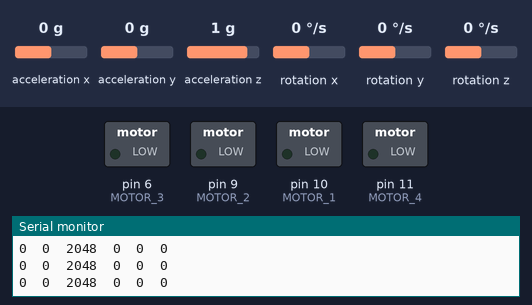
The sketch below on a simulated Arduino Uno, built with avr-gcc and run on an emulated ATmega328P. Shown: switched loads named in the sketch (green lamp = pin HIGH), the last lines printed to the serial monitor. Wiring (inferred from the names in the program): MPU-9250 motion sensor at I2C address 0x68. The inputs (shaded band) are chosen by the test bench; at power-on: acceleration x 0 g, acceleration y 0 g, acceleration z 1 g, rotation x 0 °/s, rotation y 0 °/s, rotation z 0 °/s.

Above: at 5.2 s.
5.3 s: acceleration x set to -0.2 g
At 5.9 s:
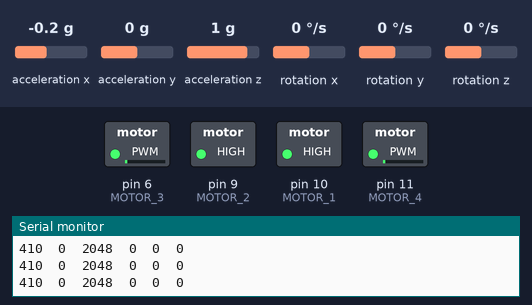
6.8 s: acceleration x set to 0.2 g
9.8 s: acceleration x set to 0.5 g
At 10.5 s:
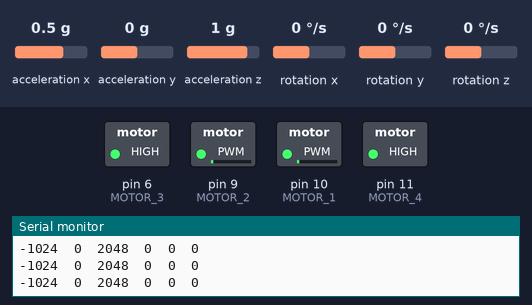
11.3 s: acceleration y set to -0.3 g
At 12.0 s:
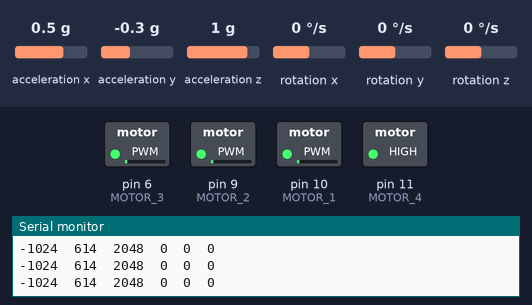
12.8 s: acceleration y set to 0.8 g
At 13.5 s:
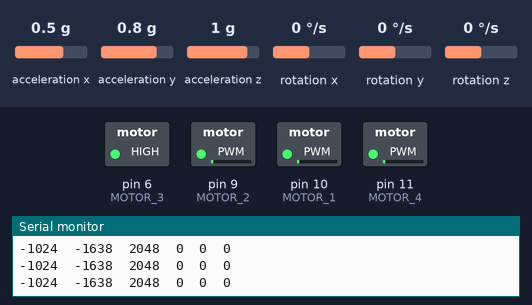
14.3 s: acceleration x set to 0 g
At 14.6 s:
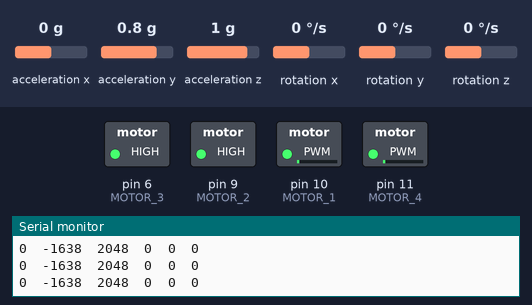
Timing chart, 0 to 16.8 s (numbered marks = the images above; inputs shaded):
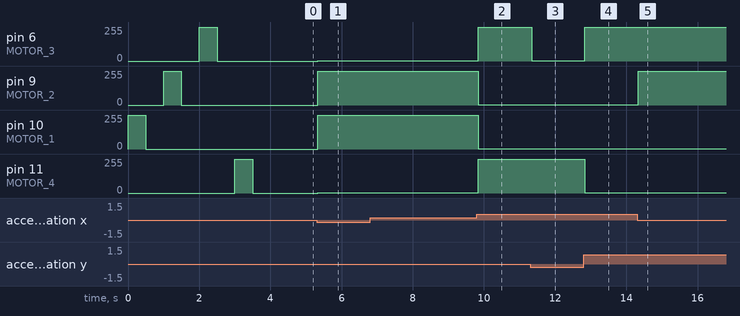

Measured:
- the behaviour switches between 0 and -0.1 g on acceleration x (found by bisection; images 0 and 1)
- the behaviour switches between 0.3 and 0.4 g on acceleration x (found by bisection; images 1 and 2)
- the behaviour switches between -0.1 and -0.2 g on acceleration y (found by bisection; images 2 and 3)
- after the input at 5.3 s, pin 6 (MOTOR_3), pin 11 (MOTOR_4): 0/255 → 1/255 at once; pin 9 (MOTOR_2), pin 10 (MOTOR_1): 0/255 → 255/255 at once
- after the input at 9.8 s, pin 6 (MOTOR_3), pin 11 (MOTOR_4): 1/255 → 255/255 at once; pin 9 (MOTOR_2), pin 10 (MOTOR_1): 255/255 → 1/255 at once
- after the input at 11.3 s, pin 6 (MOTOR_3): 255/255 → 1/255 at once
- after the input at 12.8 s, pin 6 (MOTOR_3): 1/255 → 255/255 at once; pin 11 (MOTOR_4): 255/255 → 1/255 at once
- after the input at 14.3 s, pin 9 (MOTOR_2): 1/255 → 255/255 at once

The sketch:

stabilization.ino
```cpp
#include <Wire.h>
//Arduino PWM pins
#define MOTOR_1 10 //Arduino PWM pin
#define MOTOR_2 9 //Arduino PWM pin
#define MOTOR_3 6 //Arduino PWM pin
#define MOTOR_4 11 //Arduino PWM pin

//Motor Speeds
#define HIGH_SPEED 255
#define HOVER_SPEED 0
#define LOW_SPEED 1

//Slave Addresses
#define MPU9250_ADDRESS 0x68
#define MAG_ADDRESS 0x0C

//Configuration Settings
#define GYRO_FULL_SCALE_250_DPS 0x00
#define GYRO_FULL_SCALE_500_DPS 0x08
#define GYRO_FULL_SCALE_1000_DPS 0x10
#define GYRO_FULL_SCALE_2000_DPS 0x18
#define ACC_FULL_SCALE_2_G 0x00
#define ACC_FULL_SCALE_4_G 0x08
#define ACC_FULL_SCALE_8_G 0x10
#define ACC_FULL_SCALE_16_G 0x18

//Average Values
#define ACC_REST_VAL_X -365 //calculated in MatLab
#define ACC_REST_VAL_Y -178 //calculated in MatLab
#define ACC_REST_VAL_Z 1580 //calculated in MatLab
#define BUFFER 400
//Gyroscope Tolerance Thresholds
#define GX_MAX 100
#define GX_MIN -100
#define GY_MAX 100
#define GY_MIN -100
#define GZ_MAX 100
#define GZ_MIN -100

//HIGH_SPEEDerometer Tolerance Thresholds
#define AX_MAX (ACC_REST_VAL_X+BUFFER)//-65
#define AX_MIN (ACC_REST_VAL_X-BUFFER)//-665
#define AY_MAX (ACC_REST_VAL_Y+BUFFER)//222
#define AY_MIN (ACC_REST_VAL_Y-BUFFER)//-478
#define AZ_MAX (ACC_REST_VAL_Z+BUFFER)//2080
#define AZ_MIN (ACC_REST_VAL_Z-BUFFER)//1080

//Shortcuts
#define HIGH_SPEED_X_WITHIN_THRESH (*ax<AX_MAX&&*ax>AX_MIN)
#define HIGH_SPEED_Y_WITHIN_THRESH (*ay<AY_MAX&&*ay>AY_MIN)
#define HIGH_SPEED_Z_WITHIN_THRESH (*az<AZ_MAX&&*az>AZ_MIN)
#define GYRO_X_WITHIN_THRESH (gx<GX_MAX&&gx>GX_MIN)
#define GYRO_Y_WITHIN_THRESH (gy<GY_MAX&&gy>GY_MIN)
#define GYRO_X_WITHIN_THRESH (gz<GZ_MAX&&gz>GZ_MIN)

//States
#define ST_INIT 0
#define ST_STBL 1
#define ST_USTBL 2

//Board Angles
#define OVER_POSITIVE 1
#define IN_SPEC 0;
#define OVER_NEGATIVE -1

//Global Variables
int16_t ax;
int16_t ay;
int16_t az;
int16_t gx;
int16_t gy;
int16_t gz;

/*---I2Cread---
   @description:
   reads a specific register from a designated slave address. Can fill a
   buffer of Nbytes size.

   @parameters:
   uint8_t Address: the slave address (hex)
   uint8_t Register: The register to be read on the slave
   uint8_t Nbytes: the number of bytes in the buffer.
   uint8_t* Data: pointer to an array of buffers

   @return:
   void
*/
void I2Cread(uint8_t Address, uint8_t Register, uint8_t Nbytes, uint8_t* Data)
{
  // Set register address
  Wire.beginTransmission(Address);
  Wire.write(Register);
  Wire.endTransmission();

  // Read Nbytes
  Wire.requestFrom(Address, Nbytes);
  uint8_t index = 0;
  while (Wire.available())
    Data[index++] = Wire.read();
}


/*---I2CwriteByte---
   @description:
   Writes a byte of data over i2c to the designated register on the chosen slave.

   @parameters:
   uint8_t Address: the slave address being written to
   uint8_t Register: the register on the slave being written to
   uint8_t Data: the byte to be written

   @return:
   void
*/
void I2CwriteByte(uint8_t Address, uint8_t Register, uint8_t Data)
{
  // Set register address
  Wire.beginTransmission(Address);
  Wire.write(Register);
  Wire.write(Data);
  Wire.endTransmission();
}

/*---update_IMU_data---
   @description:
   This function updates the six datapoints of the IMU. It reads the 12 registers on the IMU
   corresponding to the accelerometer and gyroscope. Then, it compiles the 12 numbers into the
   six values and returns them.

   @parameters:
   int16_t* ax: X-axis of the accelerometer. Passed by reference
   int16_t* ay: Y-axis of the accelerometer. Passed by reference
   int16_t* az: Z-axis of the accelerometer. Passed by reference
   int16_t* gx: x-axis of the gyroscope. Passed by reference
   int16_t* gy: Y-axis of the gyroscope. Passed by reference
   int16_t* gz: z-axis of the gyroscope. Passed by reference

   @return:
   void
*/
void update_IMU_data(int16_t *ax, int16_t *ay, int16_t *az, int16_t *gx, int16_t *gy, int16_t *gz)
{
  uint8_t Buf[14];
  I2Cread(MPU9250_ADDRESS, 0x3B, 14, Buf);
  // HIGH_SPEEDerometer
  *ax = -(Buf[0] << 8 | Buf[1]);
  *ay = -(Buf[2] << 8 | Buf[3]);
  *az = Buf[4] << 8 | Buf[5];

  // Gyroscope
  *gx = -(Buf[8] << 8 | Buf[9]);
  *gy = -(Buf[10] << 8 | Buf[11]);
  *gz = Buf[12] << 8 | Buf[13];

  // HIGH_SPEEDerometer
  Serial.print (*ax, DEC);
  Serial.print ("\t");
  Serial.print (*ay, DEC);
  Serial.print ("\t");
  Serial.print (*az, DEC);
  Serial.print ("\t");
  // Gyroscope
  Serial.print (*gx, DEC);
  Serial.print ("\t");
  Serial.print (*gy, DEC);
  Serial.print ("\t");
  Serial.print (*gz, DEC);
  Serial.print ("\t");
  Serial.println("");
}

/*---is_stable---
   @description:
   A simple function to check whether or not the IMU is stable.

   @parameters:
   int16_t* ax: X-axis of the accelerometer. Passed by reference
   int16_t* ay: Y-axis of the accelerometer. Passed by reference
   int16_t* az: Z-axis of the accelerometer. Passed by reference
   int16_t* gx: x-axis of the gyroscope. Passed by reference
   int16_t* gy: Y-axis of the gyroscope. Passed by reference
   int16_t* gz: z-axis of the gyroscope. Passed by reference

   @return:
   true if stable, false otherwise.
*/
bool is_stable(int16_t *ax, int16_t *ay, int16_t *az, int16_t *gx, int16_t *gy, int16_t *gz)
{
  if (((*ax < AX_MAX) && (*ax > AX_MIN)) && ((*ay < AY_MAX) && (*ay > AY_MIN)) && ((*az < AZ_MAX) && (*az > AZ_MIN)))
  {
    analogWrite(MOTOR_1, HOVER_SPEED);
    analogWrite(MOTOR_2, HOVER_SPEED);
    analogWrite(MOTOR_3, HOVER_SPEED);
    analogWrite(MOTOR_4, HOVER_SPEED);
    return true;
  }
  else return false;
}

/*---self_correct---
   @description:
   checks the IMU data passed in and determines which motors need to be sped up to correct and
   stabilize the board.

   @parameters:
   int16_t* ax: X-axis of the accelerometer. Passed by reference ...but does it need to be?? I don't think so.
   int16_t* ay: Y-axis of the accelerometer. Passed by reference
   int16_t* az: Z-axis of the accelerometer. Passed by reference
   int16_t* gx: x-axis of the gyroscope. Passed by reference
   int16_t* gy: Y-axis of the gyroscope. Passed by reference
   int16_t* gz: z-axis of the gyroscope. Passed by reference

   @return:
   void
*/
void self_correct(int16_t *ax, int16_t *ay, int16_t *az, int16_t *gx, int16_t *gy, int16_t *gz)
{
  //-----Check the X-axis-----
  if (*ax > AX_MAX) {
    *ax = OVER_POSITIVE;
  }
  else if (*ax < AX_MIN) {
    *ax = OVER_NEGATIVE;
  }
  else {
    *ax = IN_SPEC;
  }

  //-----Check the Y-axis-----
  if (*ay > AY_MAX) {
    *ay = OVER_POSITIVE;
  }
  else if (*ay < AY_MIN) {
    *ay = OVER_NEGATIVE;
  }
  else {
    *ay = IN_SPEC;
  }

  //-----Check the Z-axis-----
  if (*az > AZ_MAX) {
    *az = OVER_POSITIVE;
  }
  else if (*az < AZ_MIN) {
    *az = OVER_NEGATIVE;
  }
  else {
    *az = IN_SPEC;
  }

  switch (*ax) {
    case OVER_POSITIVE:
      analogWrite(MOTOR_1, HIGH_SPEED);
      analogWrite(MOTOR_2, HIGH_SPEED);
      analogWrite(MOTOR_3, LOW_SPEED);
      analogWrite(MOTOR_4, LOW_SPEED);
      break;
    case OVER_NEGATIVE:
      analogWrite(MOTOR_1, LOW_SPEED);
      analogWrite(MOTOR_2, LOW_SPEED);
      analogWrite(MOTOR_3, HIGH_SPEED);
      analogWrite(MOTOR_4, HIGH_SPEED);
      break;
    default:
      break;
  }
  switch (*ay) {
    case OVER_POSITIVE:
      analogWrite(MOTOR_1, HIGH_SPEED);
      analogWrite(MOTOR_2, LOW_SPEED);
      analogWrite(MOTOR_3, LOW_SPEED);
      analogWrite(MOTOR_4, HIGH_SPEED);
      break;
    case OVER_NEGATIVE:
      analogWrite(MOTOR_1, LOW_SPEED);
      analogWrite(MOTOR_2, HIGH_SPEED);
      analogWrite(MOTOR_3, HIGH_SPEED);
      analogWrite(MOTOR_4, LOW_SPEED);
      break;
    default:
      break;
  }
  if (*ax && *ay) {
    if (*ax == 1 & *ay == 1) {
      analogWrite(MOTOR_1, HIGH_SPEED);
      analogWrite(MOTOR_2, LOW_SPEED);
      analogWrite(MOTOR_3, LOW_SPEED);
      analogWrite(MOTOR_4, LOW_SPEED);
    }
    else if (*ax == 1 & *ay == -1) {
      analogWrite(MOTOR_1, LOW_SPEED);
      analogWrite(MOTOR_2, HIGH_SPEED);
      analogWrite(MOTOR_3, LOW_SPEED);
      analogWrite(MOTOR_4, LOW_SPEED);
    }
    else if (*ax == -1 & *ay == -1) {
      analogWrite(MOTOR_1, LOW_SPEED);
      analogWrite(MOTOR_2, LOW_SPEED);
      analogWrite(MOTOR_3, HIGH_SPEED);
      analogWrite(MOTOR_4, LOW_SPEED);
    }
    else if (*ax == -1 & *ay == 1) {
      analogWrite(MOTOR_1, LOW_SPEED);
      analogWrite(MOTOR_2, LOW_SPEED);
      analogWrite(MOTOR_3, LOW_SPEED);
      analogWrite(MOTOR_4, HIGH_SPEED);
    }
  }
}

void setup() {
  int state = 0;
  Serial.begin(9600);
  Wire.begin();

  // Configure gyroscope range
  I2CwriteByte(MPU9250_ADDRESS, 27, GYRO_FULL_SCALE_2000_DPS);
  // Configure HIGH_SPEEDerometers range
  I2CwriteByte(MPU9250_ADDRESS, 28, ACC_FULL_SCALE_16_G);
  // Set by pass mode for the magnetometers
  I2CwriteByte(MPU9250_ADDRESS, 0x37, 0x02);

  // Request first magnetometer single measurement
  //  I2CwriteByte(MAG_ADDRESS, 0x0A, 0x01); //I rdon't think I wasnt to do this yet....

  Serial.write("Beginning I2C Read Attempt:\n");


  ///////////////
  analogWrite(MOTOR_1, HIGH_SPEED);
  delay(500);
  analogWrite(MOTOR_1, HOVER_SPEED);
  delay(500);

  analogWrite(MOTOR_2, HIGH_SPEED);
  delay(500);
  analogWrite(MOTOR_2, HOVER_SPEED);
  delay(500);

  analogWrite(MOTOR_3, HIGH_SPEED);
  delay(500);
  analogWrite(MOTOR_3, HOVER_SPEED);
  delay(500);

  analogWrite(MOTOR_4, HIGH_SPEED);
  delay(500);
  analogWrite(MOTOR_4, HOVER_SPEED);
  delay(500);
  ///////////////
}

long int cpt = 0; //this is a counter

void loop() {
  int state = 0;
  bool val = 5;

  update_IMU_data(&ax, &ay, &az, &gx, &gy, &gz);
  if (!(is_stable(&ax, &ay, &az, &gx, &gy, &gz)))
  {
    self_correct(&ax, &ay, &az, &gx, &gy, &gz);
  }

  //  // MOORE Outputs
  //  switch (state) {
  //    case ST_INIT:
  //      break;
  //    case ST_STBL:
  //      analogWrite(MOTOR_1, HOVER_SPEED);
  //      analogWrite(MOTOR_2, HOVER_SPEED);
  //      analogWrite(MOTOR_3, HOVER_SPEED);
  //      analogWrite(MOTOR_4, HOVER_SPEED);
  //      break;
  //    case ST_USTBL:
  //      analogWrite(MOTOR_1, HIGH_SPEED);
  //      analogWrite(MOTOR_2, HIGH_SPEED);
  //      analogWrite(MOTOR_3, HIGH_SPEED);
  //      analogWrite(MOTOR_4, HIGH_SPEED);
  //      break;
  //  }
  //
  //  //MEALY outputs
  //  switch (state) {
  //    case ST_INIT:
  //      if (!(HIGH_SPEED_X_WITHIN_THRESH)) state = ST_USTBL;
  //      else if (HIGH_SPEED_X_WITHIN_THRESH) state = ST_STBL;
  //      break;
  //    //--------------------------------------
  //    case ST_STBL:
  //      if (!(HIGH_SPEED_X_WITHIN_THRESH) || !(HIGH_SPEED_Y_WITHIN_THRESH) || !(HIGH_SPEED_Z_WITHIN_THRESH)) state = ST_USTBL;
  //      break;
  //    //--------------------------------------
  //    case ST_USTBL:
  //      if ((HIGH_SPEED_X_WITHIN_THRESH) && (HIGH_SPEED_Y_WITHIN_THRESH) && (HIGH_SPEED_Z_WITHIN_THRESH)) state = ST_STBL;
  //      break;
  //  }
}
```
